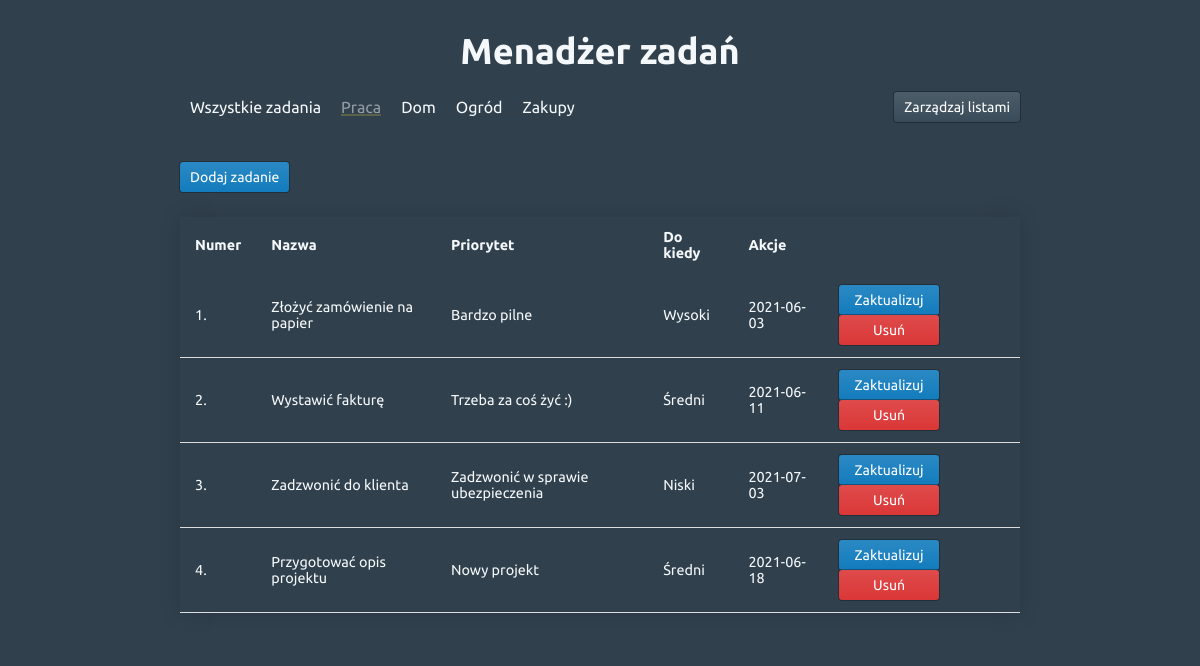
Screenshot of /app/list-task.php?list_id=1 with the database file from the repository.
### tables this page shows
CREATE TABLE `tbl_lists` (
  `list_id` int(10) UNSIGNED NOT NULL,
  `list_name` varchar(50) NOT NULL,
  `list_description` varchar(150) DEFAULT NULL
);

CREATE TABLE `tbl_tasks` (
  `task_id` int(10) UNSIGNED NOT NULL,
  `task_name` varchar(150) NOT NULL,
  `task_description` text NOT NULL,
  `list_id` int(11) NOT NULL,
  `priority` varchar(10) NOT NULL,
  `deadline` date NOT NULL
);

### app/list-task.php (the view, shortened to what this page needs)
<?php
$list_id_url = $_GET['list_id'];
?>
<html>
<head>
    <link rel="stylesheet" href="<?php echo SITEURL; ?>css/style.css" />
</head>
<body>
    <div class="wrapper">
        <h1>Menadżer zadań</h1>
        <div class="subheader-tabs">
            <a class="subheader-item" href="<?php echo SITEURL; ?>">Wszystkie zadania</a>
            <?php
            $conn = mysqli_connect(DB_HOST, DB_USERNAME, DB_PASSWORD) or die(mysqli_error($conn));
            $sql = "SELECT * FROM tbl_lists";
            $res = mysqli_query($conn, $sql);
            if ($res == true) {
                while ($row = mysqli_fetch_assoc($res)) {
                    $list_id = $row['list_id'];
                    $list_name = $row['list_name'];
            ?>
                    <a class="subheader-item <?php echo isset($_GET['list_id']) && $_GET['list_id'] == $list_id ? "subheader-item--active" : "" ?>" href="<?php echo SITEURL; ?>list-task.php?list_id=<?php echo $list_id; ?>"><?php echo $list_name; ?></a>
            <?php
                }
            }
            ?>
            <button class="btn btn-secondary" id="btn-list-management">Zarządzaj listami</button>
        </div>
        <div class="all-tasks">
            <button class="btn btn-primary" id="btn-add-task">Dodaj zadanie</button>
            <table class="styled-table">
                <thead>
                    <tr>
                        <th>Numer</th>
                        <th>Nazwa</th>
                        <th>Priorytet</th>
                        <th>Do kiedy</th>
                        <th>Akcje</th>
                    </tr>
                </thead>
                <tbody>
                    <?php
                    $conn2 = mysqli_connect(DB_HOST, DB_USERNAME, DB_PASSWORD) or die(mysqli_error($conn2));
                    $sql2 = "SELECT * FROM tbl_tasks WHERE list_id=$list_id_url";
                    $res2 = mysqli_query($conn2, $sql2);
                    if ($res2 == true) {
                        $count_rows = mysqli_num_rows($res2);
                        $sn = 1;
                        if ($count_rows > 0) {
                            while ($row2 = mysqli_fetch_assoc($res2)) {
                                $task_id = $row2['task_id'];
                                $task_name = $row2['task_name'];
                                $task_description = $row2['task_description'];
                                $priority = $row2['priority'];
                                $deadline = $row2['deadline'];
                    ?>
                                <tr>
                                    <td><?php echo $sn++; ?>. </td>
                                    <td><?php echo $task_name; ?></td>
                                    <td><?php echo $task_description; ?></td>
                                    <td><?php echo $priority; ?></td>
                                    <td><?php echo $deadline; ?></td>
                                    <td>
                                        <a class="btn btn-primary" href="<?php echo SITEURL; ?>update-task.php?task_id=<?php echo $task_id; ?>">Zaktualizuj</a>
                                        <a class="btn btn-danger" href="<?php echo SITEURL; ?>delete-task.php?task_id=<?php echo $task_id; ?>&list_id=<?php echo $list_id_url;?>">Usuń</a>
                                    </td>
                                </tr>
                            <?php
                            }
                        } else {
                            ?>
                            <tr>
                                <td colspan="5">Brak dodanych zadań.</td>
                            </tr>
                    <?php
                        }
                    }
                    ?>
                </tbody>
            </table>
        </div>
    </div>
</body>
</html>

### app/css/style.css (style rules this page uses)
* { margin: 0; padding: 0; font-family: 'Ubuntu', sans-serif; text-decoration: none; outline: none; box-sizing: border-box; background-color: #30404d; color: #f5f8fa; }
.wrapper { display: flex; flex-direction: column; align-items: center; justify-content: center; padding-top: 30px; width: 70%; margin: auto; }
h1 { font-size: 36px; font-weight: 700; padding-bottom: 20px; }
.subheader-tabs { display: flex; flex-direction: row; text-align: center; padding-bottom: 40px; width: 100%; }
.subheader-tabs .subheader-item { display: flex; position: relative; flex-direction: column; justify-content: center; margin: 0 10px; color: #f5f8fa; text-decoration: none !important; align-self: center; transition: opacity .2s ease-in; }
.subheader-tabs .subheader-item.subheader-item--active { opacity: 0.5; }
.subheader-tabs .subheader-item::after { background: none repeat scroll 0 0 transparent; bottom: 0; content: ""; display: block; height: 2px; left: 50%; position: absolute; background: #878447; transition: width 0.3s ease 0s, left 0.3s ease 0s; width: 0; }
.subheader-tabs .subheader-item.subheader-item--active::after { width: 100%; left: 0; }
.subheader-tabs button { margin-left: auto; }
.btn { cursor: pointer; box-shadow: 0 0 0 1px rgb(16 22 26 / 40%); color: #fff; display: inline-flex; align-items: center; border: none; border-radius: 3px; font-size: 14px; justify-content: center; padding: 5px 10px; text-align: left; vertical-align: middle; min-height: 30px; min-width: 30px; background-image: linear-gradient(180deg,hsla(0,0%,100%,.1),hsla(0,0%,100%,0)); }
.btn-primary { background-color: #137cbd; }
.btn-secondary { background-color: #394b59; }
.btn-danger { background-color: #db3737; }
a.btn { width: 100px; }
.all-tasks { width: 100%; }
.styled-table { border-collapse: collapse; margin: 25px 0; font-size: 0.9em; font-family: sans-serif; min-width: 400px; width: 100%; box-shadow: 0 0 20px rgba(0, 0, 0, 0.15); }
.styled-table thead tr { text-align: left; }
.styled-table th, .styled-table td { padding: 12px 15px; }
.styled-table tbody tr { border-bottom: 1px solid #dddddd; }

### rows the page displays
tbl_lists: list_name "Praca"
tbl_lists: list_name "Dom"
tbl_lists: list_name "Ogród"
tbl_lists: list_name "Zakupy"
tbl_tasks: task_name "Złożyć zamówienie na papier", task_description "Bardzo pilne", priority "Wysoki", deadline "2021-06-03"
tbl_tasks: task_name "Wystawić fakturę", task_description "Trzeba za coś żyć :)", priority "Średni", deadline "2021-06-11"
tbl_tasks: task_name "Zadzwonić do klienta", task_description "Zadzwonić w sprawie ubezpieczenia", priority "Niski", deadline "2021-07-03"
tbl_tasks: task_name "Przygotować opis projektu", task_description "Nowy projekt", priority "Średni", deadline "2021-06-18"
